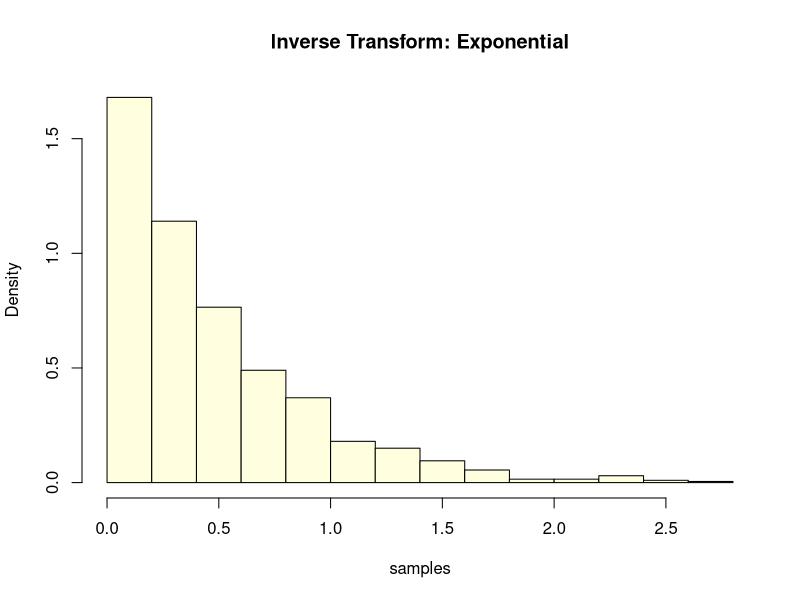

This chart was generated by the following R code:
#Inverse Transform: Exponential Distribution
# Given CDF F(x) = 1- e^(-2x), solved for x = F^(-1)(U):
# X= -log(1-u)/2 (which simplifies to -log(u)/2, since u~U(0,1))

generate_exp <- function(n, lambda){
  return(-log(runif(n))/lambda)
}

samples <- generate_exp(1000,2)
hist(samples,probability = TRUE, col='lightyellow', main='Inverse Transform: Exponential')